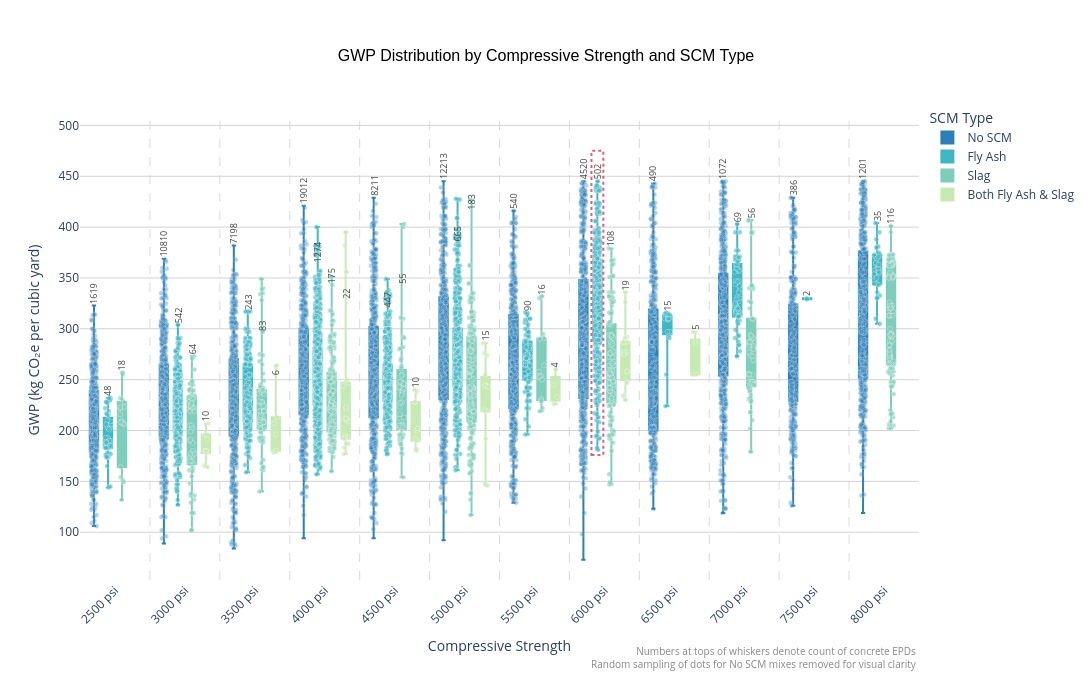

Source (notebook cell):
### Code cell
import plotly.graph_objects as go
import pandas as pd
import numpy as np

# Filter to 2500–8000 psi inclusive; drop anything outside that range
df_filtered = df[
    (df['Compressive_Strength'] >= 2500) & (df['Compressive_Strength'] <= 8000)
].copy()

# Known SCM columns; any other cementitious.* columns in the dataframe are "other" SCMs
KNOWN_SCM_COLS = {'cementitious.fly_ash', 'cementitious.ggbs'}
other_scm_cols = [c for c in df_filtered.columns
                  if c.startswith('cementitious.') and c not in KNOWN_SCM_COLS]

def classify_scm(row):
    has_fly_ash = pd.notna(row.get('cementitious.fly_ash')) and row.get('cementitious.fly_ash') > 0
    has_ggbs    = pd.notna(row.get('cementitious.ggbs'))    and row.get('cementitious.ggbs')    > 0
    has_other   = any(
        pd.notna(row.get(c)) and row.get(c) > 0
        for c in other_scm_cols
    )

    if has_fly_ash and has_ggbs:
        return 'Both Fly Ash & Slag'
    elif has_fly_ash:
        return 'Fly Ash'
    elif has_ggbs:
        return 'Slag'
    elif has_other:
        return 'Other'   # non-fly-ash / non-slag SCM present; not plotted
    else:
        return 'No SCM'  # no cementitious supplementary material detected

df_filtered['scm_type'] = df_filtered.apply(classify_scm, axis=1)
df_filtered['gwp_rounded'] = df_filtered['gwp_val_per_cy'].round(0)

# Categories to PLOT (Other is excluded from the chart but retained in data)
scm_plot_order = ['No SCM', 'Fly Ash', 'Slag', 'Both Fly Ash & Slag']
colors         = ['#2c7fb8', '#41b6c4', '#7fcdbb', '#c7e9b4']
color_map      = dict(zip(scm_plot_order, colors))

df_plot = df_filtered[df_filtered['scm_type'].isin(scm_plot_order)].copy()

# Map each strength bucket to a numeric index so we can control box positions exactly
strength_order  = sorted(df_plot['Compressive_Strength'].unique())
strength_to_idx = {s: i for i, s in enumerate(strength_order)}

# Evenly distribute 4 box groups within each category (width 0.8)
n_groups    = len(scm_plot_order)
group_width = 0.8
box_width   = group_width / n_groups
offsets_map = {
    scm: (i - (n_groups - 1) / 2) * box_width
    for i, scm in enumerate(scm_plot_order)
}  # roughly -0.3, -0.1, +0.1, +0.3

# Jitter and dot settings
POINT_JITTER_WIDTH  = 0.04   # uniform random x-offset applied to all scatter dots
MAX_DOTS_PER_BUCKET = 600    # cap for No SCM only; other buckets show all points

fig = go.Figure()
rng = np.random.default_rng(seed=42)

# --- Box traces (no built-in points; dots drawn separately for consistent jitter) ---
for scm_type, color in zip(scm_plot_order, colors):
    subset   = df_plot[df_plot['scm_type'] == scm_type]
    x_values = [strength_to_idx[s] + offsets_map[scm_type]
                for s in subset['Compressive_Strength']]

    fig.add_trace(go.Box(
        x=x_values,
        y=subset['gwp_rounded'],
        name=scm_type,
        marker_color=color,
        line_color=color,
        fillcolor=color,
        boxpoints=False,   # dots drawn as scatter traces below for uniform jitter
        width=box_width * 0.6,
        marker=dict(size=5, opacity=0.6, line=dict(width=0.5, color='white')),
        customdata=subset[['name']].values,
        hovertemplate='<b>%{customdata[0]}</b><br>GWP: %{y} kg CO₂e/cy<extra>' + scm_type + '</extra>',
    ))

# --- Scatter dot traces (one per SCM type, with uniform POINT_JITTER_WIDTH) ---
for scm_type, color in zip(scm_plot_order, colors):
    subset    = df_plot[df_plot['scm_type'] == scm_type]
    is_no_scm = (scm_type == 'No SCM')
    sampled_x, sampled_y, sampled_names = [], [], []

    for strength in strength_order:
        bucket = subset[subset['Compressive_Strength'] == strength]
        n = min(MAX_DOTS_PER_BUCKET, len(bucket)) if is_no_scm else len(bucket)
        if n == 0:
            continue
        sample = bucket.sample(n=n, random_state=42) if is_no_scm else bucket
        x_center = strength_to_idx[strength] + offsets_map[scm_type]
        jitter = rng.uniform(-POINT_JITTER_WIDTH, POINT_JITTER_WIDTH, n)
        sampled_x.extend(x_center + jitter)
        sampled_y.extend(sample['gwp_rounded'].values)
        sampled_names.extend(sample['name'].values)

    opacity = 0.35 if is_no_scm else 0.6
    fig.add_trace(go.Scatter(
        x=sampled_x,
        y=sampled_y,
        mode='markers',
        marker=dict(color=color, size=5, opacity=opacity,
                    line=dict(width=0.5, color='white')),
        customdata=[[n] for n in sampled_names],
        hovertemplate='<b>%{customdata[0]}</b><br>GWP: %{y} kg CO₂e/cy<extra>' + scm_type + '</extra>',
        showlegend=False,
        name=scm_type + ' (dots)',
    ))

# --- Count annotations at top of each whisker (layout annotations support textangle) ---
for scm_type in scm_plot_order:
    for strength in strength_order:
        subset = df_plot[
            (df_plot['scm_type'] == scm_type) &
            (df_plot['Compressive_Strength'] == strength)
        ]
        if len(subset) == 0:
            continue

        count = len(subset)
        vals = subset['gwp_rounded']
        q1, q3 = vals.quantile(0.25), vals.quantile(0.75)
        whisker_top = min(q3 + 1.5 * (q3 - q1), vals.max())

        fig.add_annotation(
            x=strength_to_idx[strength] + offsets_map[scm_type],
            y=whisker_top,
            text=str(count),
            textangle=-90,
            showarrow=False,
            yanchor='bottom',
            font=dict(size=9, color='#444444'),
            xref='x', yref='y',
        )

# --- Footnotes ---
fig.add_annotation(
    text=(
        'Numbers at tops of whiskers denote count of concrete EPDs<br>'
        'Random sampling of dots for No SCM mixes removed for visual clarity'
    ),
    xref='paper', yref='paper',
    x=1.0, y=-0.13,
    xanchor='right', yanchor='top',
    showarrow=False,
    font=dict(size=10, color='#888888'),
    align='right',
)

# --- Vertical separators between strength buckets ---
y_min = df_plot['gwp_rounded'].min()
y_max = df_plot['gwp_rounded'].max()

for i in range(len(strength_order) - 1):
    fig.add_shape(
        type='line',
        x0=i + 0.5, y0=y_min - 20,
        x1=i + 0.5, y1=y_max + 60,
        line=dict(color='rgba(128,128,128,0.3)', width=1, dash='dash'),
        layer='below'
    )

# --- Highlight box: Fly Ash 6,000 psi ---
fa_6000_vals = df_plot[
    (df_plot['scm_type'] == 'Fly Ash') & (df_plot['Compressive_Strength'] == 6000)
]['gwp_rounded']
fa_6000_q1 = fa_6000_vals.quantile(0.25)
fa_6000_q3 = fa_6000_vals.quantile(0.75)
fa_6000_whisker_top = min(fa_6000_q3 + 1.5 * (fa_6000_q3 - fa_6000_q1), fa_6000_vals.max())

x_center_fa_6000 = strength_to_idx[6000] + offsets_map['Fly Ash']
box_half  = box_width * 0.6 / 2  # half-width of the box trace (0.06)
pad_x     = 0.025                 # keeps ~0.055 gap to adjacent bucket boxes
pad_y_bot = 5
pad_y_top = 30                    # extra headroom above whisker_top to enclose count annotation

fig.add_shape(
    type='rect',
    x0=x_center_fa_6000 - box_half - pad_x,
    x1=x_center_fa_6000 + box_half + pad_x,
    y0=fa_6000_vals.min() - pad_y_bot,
    y1=fa_6000_whisker_top + pad_y_top,
    line=dict(color='#E75A7C', width=2, dash='dot'),
    fillcolor='rgba(0,0,0,0)',
    layer='above',
)

# --- Axes ---
fig.update_xaxes(
    tickvals=list(range(len(strength_order))),
    ticktext=[f'{int(s)} psi' for s in strength_order],
    tickangle=-45,
    title_text='Compressive Strength',
    range=[-0.5, len(strength_order) - 0.5],
)

fig.update_yaxes(
    title_text='GWP (kg CO₂e per cubic yard)',
    showgrid=True,
    gridcolor='lightgrey',
    range=[y_min - 20, y_max + 80],
)

fig.update_layout(
    title={
        'text': 'GWP Distribution by Compressive Strength and SCM Type',
        'x': 0.5, 'xanchor': 'center', 'yanchor': 'top',
        'font': {'size': 16, 'family': 'Arial', 'color': 'black'},
    },
    plot_bgcolor='white',
    paper_bgcolor='white',
    height=700,
    width=1400,
    margin=dict(b=120),
    legend={
        'title': 'SCM Type',
        'orientation': 'v',
        'yanchor': 'top', 'y': 0.99,
        'xanchor': 'left', 'x': 1.01,
    },
)

# --- Summary ---
print(f"Total samples (2500–8000 psi): {len(df_filtered)}")
print(f"  Plotted (excl. Other): {len(df_plot)}")
if other_scm_cols:
    print(f"  Other SCM columns detected: {other_scm_cols}")
else:
    print(f"  No additional cementitious.* columns found — 'Other' bucket will always be empty with current data")
print(f"\nSamples by SCM Type (all, incl. Other):")
print(df_filtered['scm_type'].value_counts())
print(f"\nNo SCM dots shown per strength bucket (capped at {MAX_DOTS_PER_BUCKET}):")
no_scm_subset = df_plot[df_plot['scm_type'] == 'No SCM']
for strength in strength_order:
    total = len(no_scm_subset[no_scm_subset['Compressive_Strength'] == strength])
    shown = min(MAX_DOTS_PER_BUCKET, total)
    print(f"  {int(strength)} psi: {shown} shown / {total} total")

fig.show()

### Figure 1 — Plotly figure (JSON) as saved in the notebook; plotly's stock layout.template omitted (floating-point values rounded to 4 significant figures; data arrays with more than 128 entries replaced by an {"elided": "..."} marker saying what was removed)
{"data": [{"boxpoints": false, "customdata": {"elided": "67272x1 str values"}, "fillcolor": "#2c7fb8", "hovertemplate": "<b>%{customdata[0]}</b><br>GWP: %{y} kg CO₂e/cy<extra>No SCM</extra>", "line": {"color": "#2c7fb8"}, "marker": {"color": "#2c7fb8", "line": {"color": "white", "width": 0.5}, "opacity": 0.6, "size": 5}, "name": "No SCM", "type": "box", "width": 0.12, "x": {"elided": "67272 float values"}, "y": {"elided": "67272 float values"}}, {"boxpoints": false, "customdata": {"elided": "3932x1 str values"}, "fillcolor": "#41b6c4", "hovertemplate": "<b>%{customdata[0]}</b><br>GWP: %{y} kg CO₂e/cy<extra>Fly Ash</extra>", "line": {"color": "#41b6c4"}, "marker": {"color": "#41b6c4", "line": {"color": "white", "width": 0.5}, "opacity": 0.6, "size": 5}, "name": "Fly Ash", "type": "box", "width": 0.12, "x": {"elided": "3932 float values"}, "y": {"elided": "3932 float values"}}, {"boxpoints": false, "customdata": {"elided": "874x1 str values"}, "fillcolor": "#7fcdbb", "hovertemplate": "<b>%{customdata[0]}</b><br>GWP: %{y} kg CO₂e/cy<extra>Slag</extra>", "line": {"color": "#7fcdbb"}, "marker": {"color": "#7fcdbb", "line": {"color": "white", "width": 0.5}, "opacity": 0.6, "size": 5}, "name": "Slag", "type": "box", "width": 0.12, "x": {"elided": "874 float values"}, "y": {"elided": "874 float values"}}, {"boxpoints": false, "customdata": [["57T500"], ["57T500"], ["57T500"], ["57T500"], ["57T500"], ["57T550"], ["57T550"], ["57T550"], ["57T550"], ["57T550"], ["Mix 67T550"], ["Mix 67T550"], ["Mix 67T550"], ["Mix 67T550"], ["Mix 08T680"], ["Mix 08T680"], ["Mix 67T712P"], ["Mix 07T710"], ["Mix 07T725"], ["Mix 07T700"], ["Mix 07T722"], ["Mix 57T605"], ["57T604SC"], ["Mix 437389"], ["Mix 67T709"], ["Mix 57T604"], ["Mix 57T604"], ["Mix 57T604"], ["67T604"], ["66T715S6"], ["67T604"], ["66T715S6"], ["67T604"], ["67T604"], ["66T715S6"], ["66T715S6"], ["67T709"], ["67T709"], ["Mix 67T680"], ["Mix 67T650"], ["Mix 57T657"], ["Mix 57T650"], ["Mix 57T686SC"], ["Mix 57T686"], ["Mix 57T686"], ["57T686"], ["57T686"], ["57T686"], ["Mix 57T700"], ["Mix 57T700"], ["Mix 57T700"], ["Mix 57T700"], ["Mix 57T751"], ["Mix 57T751"], ["Mix 57T703"], ["Mix 57T703"], ["Mix 57T686OR"], ["Mix 57T703"], ["Mix 57T751"], ["Mix 601R71"], ["601R71"], ["57T751"], ["57T751"], ["Mix 57T753"], ["Mix 57T802"], ["Mix 57T802"], ["Mix 57T753"], ["Mix 57T800"], ["Mix 57T800"], ["Mix 57T800"], ["Mix 67T800"], ["Mix 67T800"], ["Mix 67T800"], ["Mix 57T800"], ["Mix 67T800"], ["Mix 07T950"], ["Mix 57T801"], ["Mix 57T801"], ["Mix 57T801"], ["Mix 57T801"], ["DDASP8Q3"], ["DDASP8Q3"], ["DDASP8Q3"], ["07T950"], ["07T950"], ["07T950"], ["Mix 57T830"], ["Mix 57T830"], ["Mix 57T830"], ["Mix 57T830"], ["57T830"]], "fillcolor": "#c7e9b4", "hovertemplate": "<b>%{customdata[0]}</b><br>GWP: %{y} kg CO₂e/cy<extra>Both Fly Ash & Slag</extra>", "line": {"color": "#c7e9b4"}, "marker": {"color": "#c7e9b4", "line": {"color": "white", "width": 0.5}, "opacity": 0.6, "size": 5}, "name": "Both Fly Ash & Slag", "type": "box", "width": 0.12, "x": [1.3, 1.3, 1.3, 1.3, 1.3, 1.3, 1.3, 1.3, 1.3, 1.3, 2.3, 2.3, 2.3, 2.3, 2.3, 2.3, 3.3, 3.3, 3.3, 3.3, 3.3, 3.3, 3.3, 3.3, 3.3, 3.3, 3.3, 3.3, 3.3, 3.3, 3.3, 3.3, 3.3, 3.3, 3.3, 3.3, 3.3, 3.3, 4.3, 4.3, 4.3, 4.3, 4.3, 4.3, 4.3, 4.3, 4.3, 4.3, 5.3, 5.3, 5.3, 5.3, 5.3, 5.3, 5.3, 5.3, 5.3, 5.3, 5.3, 5.3, 5.3, 5.3, 5.3, 6.3, 6.3, 6.3, 6.3, 7.3, 7.3, 7.3, 7.3, 7.3, 7.3, 7.3, 7.3, 7.3, 7.3, 7.3, 7.3, 7.3, 7.3, 7.3, 7.3, 7.3, 7.3, 7.3, 8.3, 8.3, 8.3, 8.3, 8.3], "y": [180.0, 191.0, 164.0, 180.0, 166.0, 207.0, 196.0, 178.0, 196.0, 180.0, 207.0, 178.0, 180.0, 196.0, 213.0, 264.0, 209.0, 247.0, 250.0, 244.0, 195.0, 211.0, 221.0, 183.0, 187.0, 192.0, 212.0, 193.0, 193.0, 395.0, 223.0, 356.0, 192.0, 212.0, 382.0, 356.0, 177.0, 187.0, 238.0, 228.0, 240.0, 228.0, 200.0, 180.0, 190.0, 202.0, 192.0, 182.0, 255.0, 244.0, 245.0, 219.0, 286.0, 276.0, 219.0, 243.0, 192.0, 220.0, 244.0, 148.0, 146.0, 243.0, 274.0, 233.0, 226.0, 245.0, 260.0, 277.0, 275.0, 247.0, 277.0, 287.0, 275.0, 287.0, 247.0, 336.0, 292.0, 258.0, 291.0, 258.0, 233.0, 230.0, 235.0, 287.0, 326.0, 287.0, 287.0, 255.0, 285.0, 255.0, 297.0]}, {"customdata": {"elided": "6816x1 str values"}, "hovertemplate": "<b>%{customdata[0]}</b><br>GWP: %{y} kg CO₂e/cy<extra>No SCM</extra>", "marker": {"color": "#2c7fb8", "line": {"color": "white", "width": 0.5}, "opacity": 0.35, "size": 5}, "mode": "markers", "name": "No SCM (dots)", "showlegend": false, "type": "scatter", "x": {"elided": "6816 float values"}, "y": {"elided": "6816 int values"}}, {"customdata": {"elided": "3932x1 str values"}, "hovertemplate": "<b>%{customdata[0]}</b><br>GWP: %{y} kg CO₂e/cy<extra>Fly Ash</extra>", "marker": {"color": "#41b6c4", "line": {"color": "white", "width": 0.5}, "opacity": 0.6, "size": 5}, "mode": "markers", "name": "Fly Ash (dots)", "showlegend": false, "type": "scatter", "x": {"elided": "3932 float values"}, "y": {"elided": "3932 int values"}}, {"customdata": {"elided": "874x1 str values"}, "hovertemplate": "<b>%{customdata[0]}</b><br>GWP: %{y} kg CO₂e/cy<extra>Slag</extra>", "marker": {"color": "#7fcdbb", "line": {"color": "white", "width": 0.5}, "opacity": 0.6, "size": 5}, "mode": "markers", "name": "Slag (dots)", "showlegend": false, "type": "scatter", "x": {"elided": "874 float values"}, "y": {"elided": "874 int values"}}, {"customdata": [["57T500"], ["57T500"], ["57T500"], ["57T500"], ["57T500"], ["57T550"], ["57T550"], ["57T550"], ["57T550"], ["57T550"], ["Mix 67T550"], ["Mix 67T550"], ["Mix 67T550"], ["Mix 67T550"], ["Mix 08T680"], ["Mix 08T680"], ["Mix 67T712P"], ["Mix 07T710"], ["Mix 07T725"], ["Mix 07T700"], ["Mix 07T722"], ["Mix 57T605"], ["57T604SC"], ["Mix 437389"], ["Mix 67T709"], ["Mix 57T604"], ["Mix 57T604"], ["Mix 57T604"], ["67T604"], ["66T715S6"], ["67T604"], ["66T715S6"], ["67T604"], ["67T604"], ["66T715S6"], ["66T715S6"], ["67T709"], ["67T709"], ["Mix 67T680"], ["Mix 67T650"], ["Mix 57T657"], ["Mix 57T650"], ["Mix 57T686SC"], ["Mix 57T686"], ["Mix 57T686"], ["57T686"], ["57T686"], ["57T686"], ["Mix 57T700"], ["Mix 57T700"], ["Mix 57T700"], ["Mix 57T700"], ["Mix 57T751"], ["Mix 57T751"], ["Mix 57T703"], ["Mix 57T703"], ["Mix 57T686OR"], ["Mix 57T703"], ["Mix 57T751"], ["Mix 601R71"], ["601R71"], ["57T751"], ["57T751"], ["Mix 57T753"], ["Mix 57T802"], ["Mix 57T802"], ["Mix 57T753"], ["Mix 57T800"], ["Mix 57T800"], ["Mix 57T800"], ["Mix 67T800"], ["Mix 67T800"], ["Mix 67T800"], ["Mix 57T800"], ["Mix 67T800"], ["Mix 07T950"], ["Mix 57T801"], ["Mix 57T801"], ["Mix 57T801"], ["Mix 57T801"], ["DDASP8Q3"], ["DDASP8Q3"], ["DDASP8Q3"], ["07T950"], ["07T950"], ["07T950"], ["Mix 57T830"], ["Mix 57T830"], ["Mix 57T830"], ["Mix 57T830"], ["57T830"]], "hovertemplate": "<b>%{customdata[0]}</b><br>GWP: %{y} kg CO₂e/cy<extra>Both Fly Ash & Slag</extra>", "marker": {"color": "#c7e9b4", "line": {"color": "white", "width": 0.5}, "opacity": 0.6, "size": 5}, "mode": "markers", "name": "Both Fly Ash & Slag (dots)", "showlegend": false, "type": "scatter", "x": [1.3, 1.314, 1.326, 1.284, 1.277, 1.338, 1.286, 1.314, 1.314, 1.301, 2.278, 2.271, 2.299, 2.301, 2.322, 2.317, 3.333, 3.338, 3.318, 3.266, 3.292, 3.309, 3.307, 3.275, 3.307, 3.288, 3.287, 3.327, 3.294, 3.302, 3.305, 3.305, 3.277, 3.308, 3.287, 3.312, 3.272, 3.34, 4.322, 4.293, 4.284, 4.291, 4.318, 4.312, 4.316, 4.331, 4.297, 4.314, 5.295, 5.311, 5.298, 5.322, 5.26, 5.277, 5.284, 5.336, 5.301, 5.289, 5.292, 5.296, 5.329, 5.337, 5.328, 6.327, 6.276, 6.281, 6.308, 7.312, 7.276, 7.32, 7.276, 7.281, 7.285, 7.328, 7.319, 7.302, 7.326, 7.325, 7.291, 7.323, 7.276, 7.3, 7.269, 7.294, 7.302, 7.266, 8.297, 8.312, 8.309, 8.264, 8.268], "y": [180, 191, 164, 180, 166, 207, 196, 178, 196, 180, 207, 178, 180, 196, 213, 264, 209, 247, 250, 244, 195, 211, 221, 183, 187, 192, 212, 193, 193, 395, 223, 356, 192, 212, 382, 356, 177, 187, 238, 228, 240, 228, 200, 180, 190, 202, 192, 182, 255, 244, 245, 219, 286, 276, 219, 243, 192, 220, 244, 148, 146, 243, 274, 233, 226, 245, 260, 277, 275, 247, 277, 287, 275, 287, 247, 336, 292, 258, 291, 258, 233, 230, 235, 287, 326, 287, 287, 255, 285, 255, 297]}], "layout": {"annotations": [{"font": {"color": "#444444", "size": 9}, "showarrow": false, "text": "1619", "textangle": -90, "x": -0.3, "xref": "x", "y": 323, "yanchor": "bottom", "yref": "y"}, {"font": {"color": "#444444", "size": 9}, "showarrow": false, "text": "10810", "textangle": -90, "x": 0.7, "xref": "x", "y": 369, "yanchor": "bottom", "yref": "y"}, {"font": {"color": "#444444", "size": 9}, "showarrow": false, "text": "7198", "textangle": -90, "x": 1.7, "xref": "x", "y": 382, "yanchor": "bottom", "yref": "y"}, {"font": {"color": "#444444", "size": 9}, "showarrow": false, "text": "19012", "textangle": -90, "x": 2.7, "xref": "x", "y": 421, "yanchor": "bottom", "yref": "y"}, {"font": {"color": "#444444", "size": 9}, "showarrow": false, "text": "8211", "textangle": -90, "x": 3.7, "xref": "x", "y": 429, "yanchor": "bottom", "yref": "y"}, {"font": {"color": "#444444", "size": 9}, "showarrow": false, "text": "12213", "textangle": -90, "x": 4.7, "xref": "x", "y": 445, "yanchor": "bottom", "yref": "y"}, {"font": {"color": "#444444", "size": 9}, "showarrow": false, "text": "540", "textangle": -90, "x": 5.7, "xref": "x", "y": 416, "yanchor": "bottom", "yref": "y"}, {"font": {"color": "#444444", "size": 9}, "showarrow": false, "text": "4520", "textangle": -90, "x": 6.7, "xref": "x", "y": 445, "yanchor": "bottom", "yref": "y"}, {"font": {"color": "#444444", "size": 9}, "showarrow": false, "text": "490", "textangle": -90, "x": 7.7, "xref": "x", "y": 443, "yanchor": "bottom", "yref": "y"}, {"font": {"color": "#444444", "size": 9}, "showarrow": false, "text": "1072", "textangle": -90, "x": 8.7, "xref": "x", "y": 445, "yanchor": "bottom", "yref": "y"}, {"font": {"color": "#444444", "size": 9}, "showarrow": false, "text": "386", "textangle": -90, "x": 9.7, "xref": "x", "y": 429, "yanchor": "bottom", "yref": "y"}, {"font": {"color": "#444444", "size": 9}, "showarrow": false, "text": "1201", "textangle": -90, "x": 10.7, "xref": "x", "y": 445, "yanchor": "bottom", "yref": "y"}, {"font": {"color": "#444444", "size": 9}, "showarrow": false, "text": "48", "textangle": -90, "x": -0.1, "xref": "x", "y": 232, "yanchor": "bottom", "yref": "y"}, {"font": {"color": "#444444", "size": 9}, "showarrow": false, "text": "542", "textangle": -90, "x": 0.9, "xref": "x", "y": 304, "yanchor": "bottom", "yref": "y"}, {"font": {"color": "#444444", "size": 9}, "showarrow": false, "text": "243", "textangle": -90, "x": 1.9, "xref": "x", "y": 317, "yanchor": "bottom", "yref": "y"}, {"font": {"color": "#444444", "size": 9}, "showarrow": false, "text": "1274", "textangle": -90, "x": 2.9, "xref": "x", "y": 363.5, "yanchor": "bottom", "yref": "y"}, {"font": {"color": "#444444", "size": 9}, "showarrow": false, "text": "447", "textangle": -90, "x": 3.9, "xref": "x", "y": 319, "yanchor": "bottom", "yref": "y"}, {"font": {"color": "#444444", "size": 9}, "showarrow": false, "text": "665", "textangle": -90, "x": 4.9, "xref": "x", "y": 384, "yanchor": "bottom", "yref": "y"}, {"font": {"color": "#444444", "size": 9}, "showarrow": false, "text": "90", "textangle": -90, "x": 5.9, "xref": "x", "y": 316, "yanchor": "bottom", "yref": "y"}, {"font": {"color": "#444444", "size": 9}, "showarrow": false, "text": "502", "textangle": -90, "x": 6.9, "xref": "x", "y": 445, "yanchor": "bottom", "yref": "y"}, {"font": {"color": "#444444", "size": 9}, "showarrow": false, "text": "15", "textangle": -90, "x": 7.9, "xref": "x", "y": 316, "yanchor": "bottom", "yref": "y"}, {"font": {"color": "#444444", "size": 9}, "showarrow": false, "text": "69", "textangle": -90, "x": 8.9, "xref": "x", "y": 403, "yanchor": "bottom", "yref": "y"}, {"font": {"color": "#444444", "size": 9}, "showarrow": false, "text": "2", "textangle": -90, "x": 9.9, "xref": "x", "y": 330, "yanchor": "bottom", "yref": "y"}, {"font": {"color": "#444444", "size": 9}, "showarrow": false, "text": "35", "textangle": -90, "x": 10.9, "xref": "x", "y": 404, "yanchor": "bottom", "yref": "y"}, {"font": {"color": "#444444", "size": 9}, "showarrow": false, "text": "18", "textangle": -90, "x": 0.1, "xref": "x", "y": 257, "yanchor": "bottom", "yref": "y"}, {"font": {"color": "#444444", "size": 9}, "showarrow": false, "text": "64", "textangle": -90, "x": 1.1, "xref": "x", "y": 273, "yanchor": "bottom", "yref": "y"}, {"font": {"color": "#444444", "size": 9}, "showarrow": false, "text": "83", "textangle": -90, "x": 2.1, "xref": "x", "y": 295.8, "yanchor": "bottom", "yref": "y"}, {"font": {"color": "#444444", "size": 9}, "showarrow": false, "text": "175", "textangle": -90, "x": 3.1, "xref": "x", "y": 342.8, "yanchor": "bottom", "yref": "y"}, {"font": {"color": "#444444", "size": 9}, "showarrow": false, "text": "55", "textangle": -90, "x": 4.1, "xref": "x", "y": 342, "yanchor": "bottom", "yref": "y"}, {"font": {"color": "#444444", "size": 9}, "showarrow": false, "text": "183", "textangle": -90, "x": 5.1, "xref": "x", "y": 415.2, "yanchor": "bottom", "yref": "y"}, {"font": {"color": "#444444", "size": 9}, "showarrow": false, "text": "16", "textangle": -90, "x": 6.1, "xref": "x", "y": 332, "yanchor": "bottom", "yref": "y"}, {"font": {"color": "#444444", "size": 9}, "showarrow": false, "text": "108", "textangle": -90, "x": 7.1, "xref": "x", "y": 379, "yanchor": "bottom", "yref": "y"}, {"font": {"color": "#444444", "size": 9}, "showarrow": false, "text": "56", "textangle": -90, "x": 9.1, "xref": "x", "y": 407, "yanchor": "bottom", "yref": "y"}, {"font": {"color": "#444444", "size": 9}, "showarrow": false, "text": "116", "textangle": -90, "x": 11.1, "xref": "x", "y": 401, "yanchor": "bottom", "yref": "y"}, {"font": {"color": "#444444", "size": 9}, "showarrow": false, "text": "10", "textangle": -90, "x": 1.3, "xref": "x", "y": 207, "yanchor": "bottom", "yref": "y"}, {"font": {"color": "#444444", "size": 9}, "showarrow": false, "text": "6", "textangle": -90, "x": 2.3, "xref": "x", "y": 252.8, "yanchor": "bottom", "yref": "y"}, {"font": {"color": "#444444", "size": 9}, "showarrow": false, "text": "22", "textangle": -90, "x": 3.3, "xref": "x", "y": 327.2, "yanchor": "bottom", "yref": "y"}, {"font": {"color": "#444444", "size": 9}, "showarrow": false, "text": "10", "textangle": -90, "x": 4.3, "xref": "x", "y": 240, "yanchor": "bottom", "yref": "y"}, {"font": {"color": "#444444", "size": 9}, "showarrow": false, "text": "15", "textangle": -90, "x": 5.3, "xref": "x", "y": 286, "yanchor": "bottom", "yref": "y"}, {"font": {"color": "#444444", "size": 9}, "showarrow": false, "text": "4", "textangle": -90, "x": 6.3, "xref": "x", "y": 260, "yanchor": "bottom", "yref": "y"}, {"font": {"color": "#444444", "size": 9}, "showarrow": false, "text": "19", "textangle": -90, "x": 7.3, "xref": "x", "y": 336, "yanchor": "bottom", "yref": "y"}, {"font": {"color": "#444444", "size": 9}, "showarrow": false, "text": "5", "textangle": -90, "x": 8.3, "xref": "x", "y": 297, "yanchor": "bottom", "yref": "y"}, {"align": "right", "font": {"color": "#888888", "size": 10}, "showarrow": false, "text": "Numbers at tops of whiskers denote count of concrete EPDs<br>Random sampling of dots for No SCM mixes removed for visual clarity", "x": 1, "xanchor": "right", "xref": "paper", "y": -0.13, "yanchor": "top", "yref": "paper"}], "height": 700, "legend": {"orientation": "v", "title": {"text": "SCM Type"}, "x": 1.01, "xanchor": "left", "y": 0.99, "yanchor": "top"}, "margin": {"b": 120}, "paper_bgcolor": "white", "plot_bgcolor": "white", "shapes": [{"layer": "below", "line": {"color": "rgba(128,128,128,0.3)", "dash": "dash", "width": 1}, "type": "line", "x0": 0.5, "x1": 0.5, "y0": 53, "y1": 505}, {"layer": "below", "line": {"color": "rgba(128,128,128,0.3)", "dash": "dash", "width": 1}, "type": "line", "x0": 1.5, "x1": 1.5, "y0": 53, "y1": 505}, {"layer": "below", "line": {"color": "rgba(128,128,128,0.3)", "dash": "dash", "width": 1}, "type": "line", "x0": 2.5, "x1": 2.5, "y0": 53, "y1": 505}, {"layer": "below", "line": {"color": "rgba(128,128,128,0.3)", "dash": "dash", "width": 1}, "type": "line", "x0": 3.5, "x1": 3.5, "y0": 53, "y1": 505}, {"layer": "below", "line": {"color": "rgba(128,128,128,0.3)", "dash": "dash", "width": 1}, "type": "line", "x0": 4.5, "x1": 4.5, "y0": 53, "y1": 505}, {"layer": "below", "line": {"color": "rgba(128,128,128,0.3)", "dash": "dash", "width": 1}, "type": "line", "x0": 5.5, "x1": 5.5, "y0": 53, "y1": 505}, {"layer": "below", "line": {"color": "rgba(128,128,128,0.3)", "dash": "dash", "width": 1}, "type": "line", "x0": 6.5, "x1": 6.5, "y0": 53, "y1": 505}, {"layer": "below", "line": {"color": "rgba(128,128,128,0.3)", "dash": "dash", "width": 1}, "type": "line", "x0": 7.5, "x1": 7.5, "y0": 53, "y1": 505}, {"layer": "below", "line": {"color": "rgba(128,128,128,0.3)", "dash": "dash", "width": 1}, "type": "line", "x0": 8.5, "x1": 8.5, "y0": 53, "y1": 505}, {"layer": "below", "line": {"color": "rgba(128,128,128,0.3)", "dash": "dash", "width": 1}, "type": "line", "x0": 9.5, "x1": 9.5, "y0": 53, "y1": 505}, {"layer": "below", "line": {"color": "rgba(128,128,128,0.3)", "dash": "dash", "width": 1}, "type": "line", "x0": 10.5, "x1": 10.5, "y0": 53, "y1": 505}, {"fillcolor": "rgba(0,0,0,0)", "layer": "above", "line": {"color": "#E75A7C", "dash": "dot", "width": 2}, "type": "rect", "x0": 6.815, "x1": 6.985, "y0": 176, "y1": 475}], "title": {"font": {"color": "black", "family": "Arial", "size": 16}, "text": "GWP Distribution by Compressive Strength and SCM Type", "x": 0.5, "xanchor": "center", "yanchor": "top"}, "width": 1400, "xaxis": {"range": [-0.5, 11.5], "tickangle": -45, "ticktext": ["2500 psi", "3000 psi", "3500 psi", "4000 psi", "4500 psi", "5000 psi", "5500 psi", "6000 psi", "6500 psi", "7000 psi", "7500 psi", "8000 psi"], "tickvals": [0, 1, 2, 3, 4, 5, 6, 7, 8, 9, 10, 11], "title": {"text": "Compressive Strength"}}, "yaxis": {"gridcolor": "lightgrey", "range": [53, 525], "showgrid": true, "title": {"text": "GWP (kg CO₂e per cubic yard)"}}}}
